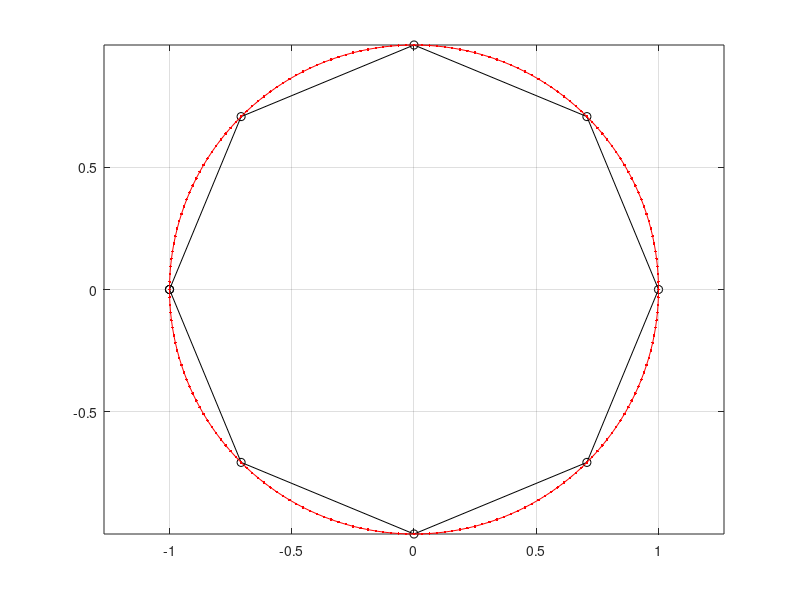

This figure's MATLAB source:
% Cercle.m: trace d'un cercle avec differents pas d'echantillonage.

clear all;
close all;

figure;
% 1er cercle avec pas pi/4.
phi = [-pi:pi/4:pi];
x = cos(phi);
y = sin(phi);
plot(x, y, 'ko-');
hold on;

% 2eme cercle avec pas pi/100.
phi = [-pi:pi/100:pi];
x = cos(phi);
y = sin(phi);
plot(x, y, 'r.-');
hold off;
grid on;

% Pour egaliser les axes x et y.
axis equal; 